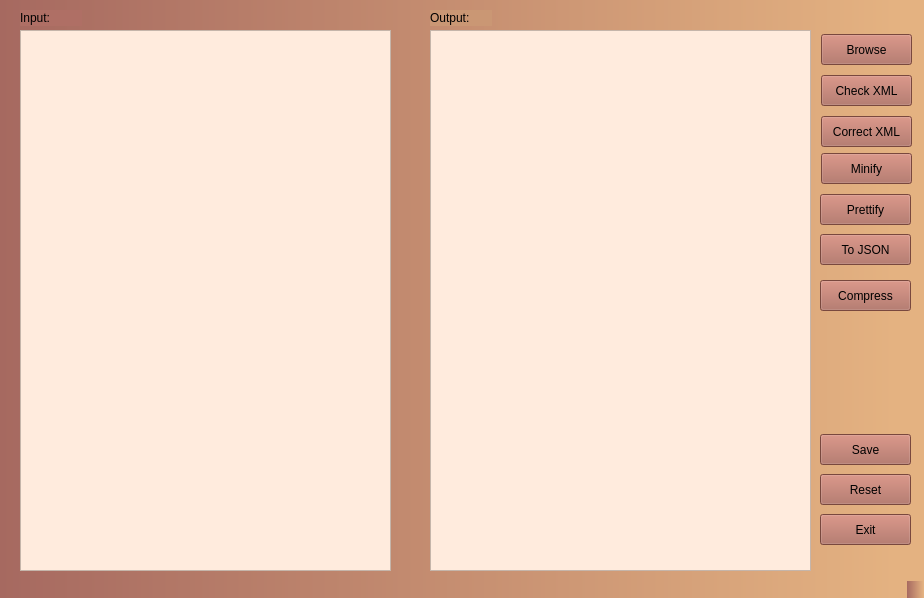
<?xml version="1.0" encoding="UTF-8"?>
<ui version="4.0">
 <class>MainWindow</class>
 <widget class="QMainWindow" name="MainWindow">
  <property name="geometry">
   <rect>
    <x>0</x>
    <y>0</y>
    <width>924</width>
    <height>598</height>
   </rect>
  </property>
  <property name="windowTitle">
   <string>MainWindow</string>
  </property>
  <property name="styleSheet">
   <string notr="true">background-color: qlineargradient(spread:reflect, x1:0, y1:0, x2:1, y2:0, stop:0 rgba(166, 105, 96, 255), stop:0.966346 rgba(228, 178, 129, 255));</string>
  </property>
  <widget class="QWidget" name="centralwidget">
   <property name="sizePolicy">
    <sizepolicy hsizetype="Maximum" vsizetype="Maximum">
     <horstretch>0</horstretch>
     <verstretch>0</verstretch>
    </sizepolicy>
   </property>
   <widget class="QPlainTextEdit" name="input_text">
    <property name="geometry">
     <rect>
      <x>20</x>
      <y>30</y>
      <width>371</width>
      <height>541</height>
     </rect>
    </property>
    <property name="sizePolicy">
     <sizepolicy hsizetype="Preferred" vsizetype="Expanding">
      <horstretch>0</horstretch>
      <verstretch>0</verstretch>
     </sizepolicy>
    </property>
    <property name="styleSheet">
     <string notr="true">background-color: rgb(180, 162, 147);
background-color: rgb(255, 235, 221);</string>
    </property>
    <property name="backgroundVisible">
     <bool>false</bool>
    </property>
   </widget>
   <widget class="QLabel" name="label">
    <property name="geometry">
     <rect>
      <x>20</x>
      <y>10</y>
      <width>62</width>
      <height>16</height>
     </rect>
    </property>
    <property name="sizePolicy">
     <sizepolicy hsizetype="Preferred" vsizetype="Preferred">
      <horstretch>0</horstretch>
      <verstretch>0</verstretch>
     </sizepolicy>
    </property>
    <property name="styleSheet">
     <string notr="true">font: 63 9pt &quot;Yu Gothic UI Semibold&quot;;
background-color: rgb(175, 111, 101);
</string>
    </property>
    <property name="text">
     <string>Input:</string>
    </property>
   </widget>
   <widget class="QPlainTextEdit" name="output_text">
    <property name="geometry">
     <rect>
      <x>430</x>
      <y>30</y>
      <width>381</width>
      <height>541</height>
     </rect>
    </property>
    <property name="sizePolicy">
     <sizepolicy hsizetype="Preferred" vsizetype="Expanding">
      <horstretch>0</horstretch>
      <verstretch>0</verstretch>
     </sizepolicy>
    </property>
    <property name="mouseTracking">
     <bool>false</bool>
    </property>
    <property name="styleSheet">
     <string notr="true">background-color: rgb(180, 162, 147);
background-color: rgb(255, 235, 221);</string>
    </property>
    <property name="frameShadow">
     <enum>QFrame::Sunken</enum>
    </property>
    <property name="backgroundVisible">
     <bool>false</bool>
    </property>
   </widget>
   <widget class="QLabel" name="label_2">
    <property name="geometry">
     <rect>
      <x>430</x>
      <y>10</y>
      <width>62</width>
      <height>16</height>
     </rect>
    </property>
    <property name="sizePolicy">
     <sizepolicy hsizetype="Preferred" vsizetype="Preferred">
      <horstretch>0</horstretch>
      <verstretch>0</verstretch>
     </sizepolicy>
    </property>
    <property name="styleSheet">
     <string notr="true">font: 63 8pt &quot;Yu Gothic UI Semibold&quot;;
background-color: rgb(209, 151, 124);
font: 63 9pt &quot;Yu Gothic UI Semibold&quot;;
background-color: rgb(202, 151, 116);</string>
    </property>
    <property name="text">
     <string>Output:</string>
    </property>
   </widget>
   <widget class="QPushButton" name="Browse_Button">
    <property name="geometry">
     <rect>
      <x>821</x>
      <y>34</y>
      <width>91</width>
      <height>31</height>
     </rect>
    </property>
    <property name="sizePolicy">
     <sizepolicy hsizetype="Fixed" vsizetype="Fixed">
      <horstretch>0</horstretch>
      <verstretch>0</verstretch>
     </sizepolicy>
    </property>
    <property name="styleSheet">
     <string notr="true">background-color: rgb(167, 127, 92);
background-color: rgb(98, 76, 56);
background-color: rgb(138, 101, 82);
background-color: rgb(130, 89, 70);
background-color: rgb(170, 101, 87);</string>
    </property>
    <property name="text">
     <string>Browse</string>
    </property>
   </widget>
   <widget class="QPushButton" name="Check_Button">
    <property name="geometry">
     <rect>
      <x>821</x>
      <y>75</y>
      <width>91</width>
      <height>31</height>
     </rect>
    </property>
    <property name="sizePolicy">
     <sizepolicy hsizetype="Fixed" vsizetype="Fixed">
      <horstretch>0</horstretch>
      <verstretch>0</verstretch>
     </sizepolicy>
    </property>
    <property name="styleSheet">
     <string notr="true">background-color: rgb(107, 74, 69);
border-color: rgb(255, 243, 233);
background-color: rgb(130, 89, 70);
background-color: rgb(170, 101, 87);</string>
    </property>
    <property name="text">
     <string>Check XML</string>
    </property>
   </widget>
   <widget class="QPushButton" name="Correct_Button">
    <property name="geometry">
     <rect>
      <x>821</x>
      <y>116</y>
      <width>91</width>
      <height>31</height>
     </rect>
    </property>
    <property name="sizePolicy">
     <sizepolicy hsizetype="Fixed" vsizetype="Fixed">
      <horstretch>0</horstretch>
      <verstretch>0</verstretch>
     </sizepolicy>
    </property>
    <property name="styleSheet">
     <string notr="true">background-color: rgb(107, 74, 69);
background-color: rgb(130, 89, 70);
background-color: rgb(170, 101, 87);</string>
    </property>
    <property name="text">
     <string>Correct XML</string>
    </property>
   </widget>
   <widget class="QPushButton" name="Save_Button">
    <property name="geometry">
     <rect>
      <x>820</x>
      <y>434</y>
      <width>91</width>
      <height>31</height>
     </rect>
    </property>
    <property name="sizePolicy">
     <sizepolicy hsizetype="Fixed" vsizetype="Fixed">
      <horstretch>0</horstretch>
      <verstretch>0</verstretch>
     </sizepolicy>
    </property>
    <property name="styleSheet">
     <string notr="true">background-color: rgb(130, 89, 70);
background-color: rgb(150, 94, 84);
background-color: rgb(170, 101, 87);</string>
    </property>
    <property name="text">
     <string>Save</string>
    </property>
   </widget>
   <widget class="QPushButton" name="Prettify_Button">
    <property name="geometry">
     <rect>
      <x>820</x>
      <y>194</y>
      <width>91</width>
      <height>31</height>
     </rect>
    </property>
    <property name="sizePolicy">
     <sizepolicy hsizetype="Fixed" vsizetype="Fixed">
      <horstretch>0</horstretch>
      <verstretch>0</verstretch>
     </sizepolicy>
    </property>
    <property name="styleSheet">
     <string notr="true">background-color: rgb(107, 74, 69);
background-color: rgb(130, 89, 70);
background-color: rgb(170, 101, 87);</string>
    </property>
    <property name="text">
     <string>Prettify</string>
    </property>
   </widget>
   <widget class="QPushButton" name="JSON_Button">
    <property name="geometry">
     <rect>
      <x>820</x>
      <y>234</y>
      <width>91</width>
      <height>31</height>
     </rect>
    </property>
    <property name="sizePolicy">
     <sizepolicy hsizetype="Fixed" vsizetype="Fixed">
      <horstretch>0</horstretch>
      <verstretch>0</verstretch>
     </sizepolicy>
    </property>
    <property name="styleSheet">
     <string notr="true">background-color: rgb(107, 74, 69);
background-color: rgb(130, 89, 70);
background-color: rgb(170, 101, 87);
</string>
    </property>
    <property name="text">
     <string>To JSON</string>
    </property>
   </widget>
   <widget class="QPushButton" name="Reset_button">
    <property name="geometry">
     <rect>
      <x>820</x>
      <y>474</y>
      <width>91</width>
      <height>31</height>
     </rect>
    </property>
    <property name="sizePolicy">
     <sizepolicy hsizetype="Fixed" vsizetype="Fixed">
      <horstretch>0</horstretch>
      <verstretch>0</verstretch>
     </sizepolicy>
    </property>
    <property name="styleSheet">
     <string notr="true">background-color: rgb(130, 89, 70);
background-color: rgb(170, 101, 87);</string>
    </property>
    <property name="text">
     <string>Reset</string>
    </property>
   </widget>
   <widget class="QPushButton" name="Exit_Button">
    <property name="geometry">
     <rect>
      <x>820</x>
      <y>514</y>
      <width>91</width>
      <height>31</height>
     </rect>
    </property>
    <property name="sizePolicy">
     <sizepolicy hsizetype="Fixed" vsizetype="Fixed">
      <horstretch>0</horstretch>
      <verstretch>0</verstretch>
     </sizepolicy>
    </property>
    <property name="styleSheet">
     <string notr="true">background-color: rgb(130, 89, 70);
background-color: rgb(170, 101, 87);</string>
    </property>
    <property name="text">
     <string>Exit</string>
    </property>
   </widget>
   <widget class="QPushButton" name="Minify_Button">
    <property name="geometry">
     <rect>
      <x>821</x>
      <y>153</y>
      <width>91</width>
      <height>31</height>
     </rect>
    </property>
    <property name="sizePolicy">
     <sizepolicy hsizetype="Fixed" vsizetype="Fixed">
      <horstretch>0</horstretch>
      <verstretch>0</verstretch>
     </sizepolicy>
    </property>
    <property name="styleSheet">
     <string notr="true">background-color: rgb(107, 74, 69);
background-color: rgb(130, 89, 70);
background-color: rgb(170, 101, 87);</string>
    </property>
    <property name="text">
     <string>Minify</string>
    </property>
   </widget>
   <widget class="QPushButton" name="Compress_Button">
    <property name="geometry">
     <rect>
      <x>820</x>
      <y>280</y>
      <width>91</width>
      <height>31</height>
     </rect>
    </property>
    <property name="styleSheet">
     <string notr="true">background-color: rgb(107, 74, 69);
background-color: rgb(130, 89, 70);
background-color: rgb(170, 101, 87);</string>
    </property>
    <property name="text">
     <string>Compress</string>
    </property>
   </widget>
  </widget>
  <widget class="QStatusBar" name="statusbar">
   <property name="styleSheet">
    <string notr="true"/>
   </property>
  </widget>
 </widget>
 <resources/>
 <connections/>
</ui>
